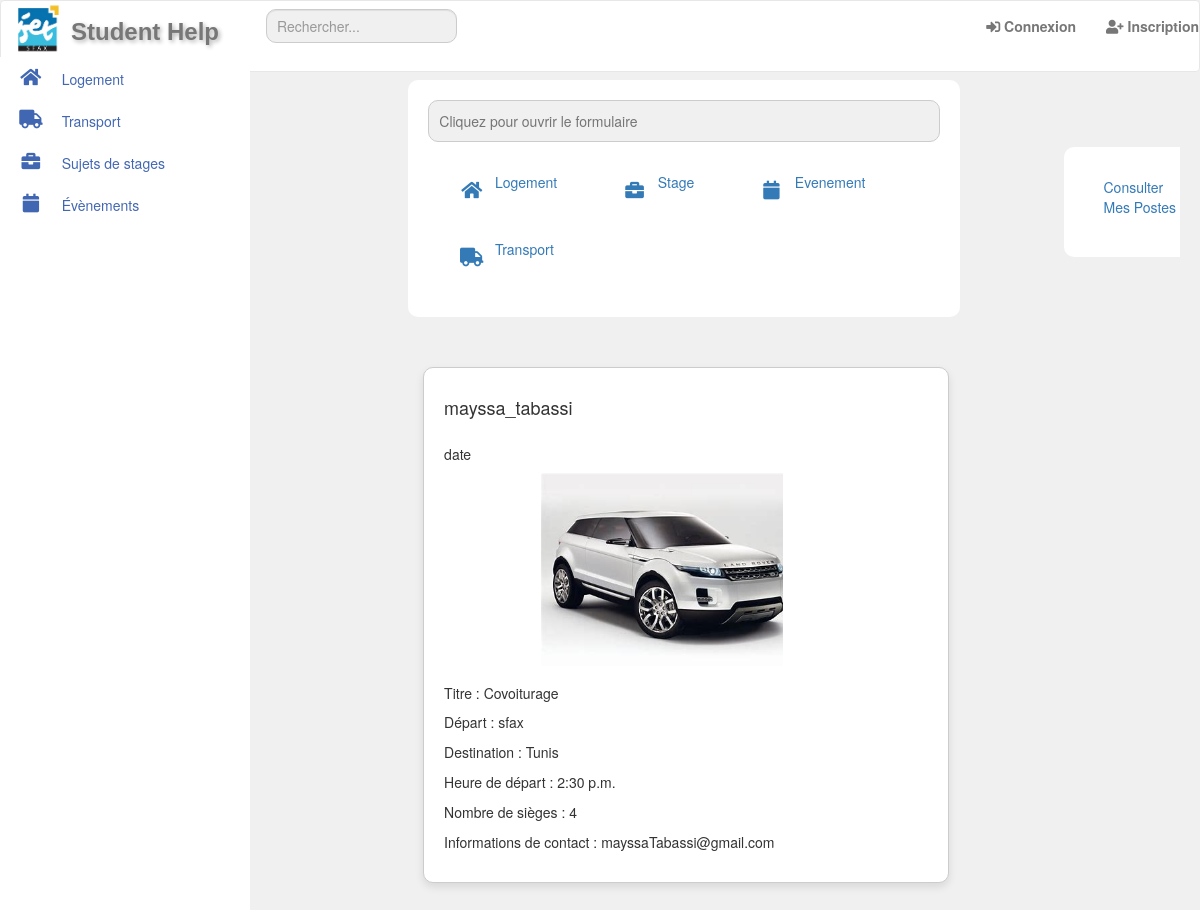
/transport/, run on the app's committed database.
### Student/models.py (models this page shows)
class Post(models.Model):
    OFFRE = 0
    DEMANDE = 1
    TYPE_CHOICES = [
        (OFFRE, 'Offre'),
        (DEMANDE, 'Demande'),
    ]
    Title = models.CharField(max_length=200)
    Type = models.IntegerField(choices=TYPE_CHOICES)
    Date = models.DateTimeField(default=timezone.now)
    Image = models.ImageField(upload_to='media', blank=True)
    author = models.ForeignKey(User, on_delete=models.CASCADE, null=True)
    def image_preview(self):
        if self.Image:
            return mark_safe('<img src="{}" width="150" height="150" />'.format(self.Image.url))
        else:
            return 'No Image'
    class Meta:
        abstract = True

class Transport(Post):
    Départ = models.CharField(max_length=200)
    Destination = models.CharField(max_length=200)
    Heure_dep = models.TimeField()
    Nbre_sièges = models.IntegerField()
    Contactinfo = models.CharField(max_length=200)

### Student/views.py (the view)
# urls.py: path('transport/', TransportListView.as_view(), name='transport-list'),
class TransportListView(ListView):
    model = Transport
    template_name = 'List/TransportList.html'

### templates/List/TransportList.html (shortened to what this page needs)
{% extends 'base.html' %}
{% block content %}
<div class="list">
    <div class="card">
        <input type="text" placeholder="Cliquez pour ouvrir le formulaire" onclick="window.location.href='{% url 'create-logement' %}'">
        <div class="buttons">
            <a class="button" href="{% url 'create-logement' %}">
                <span class="fa-stack fa-lg pull-left"><i class="fa fa-home fa-stack-1x"></i></span>
                Logement
            </a>
            <a class="button" href="{% url 'create-stage' %}">
                <span class="fa-stack fa-lg pull-left"><i class="fa fa-briefcase fa-stack-1x"></i></span>
                Stage
            </a>
            <div class="dropdown">
                <a class="button" href="#">
                    <span class="fa-stack fa-lg pull-left"><i class="fa fa-calendar fa-stack-1x"></i></span>
                    Evenement
                </a>
            </div>
            <a class="button" href="{% url 'create-transport' %}">
                <span class="fa-stack fa-lg pull-left"><i class="fa fa-truck fa-stack-1x "></i></span>
                Transport
            </a>
        </div>
    </div>
    <div class="card5" style="width: 18rem;">
        <div class="card-body">
          <a href="{% url 'mespost-view' %}" class="button">Consulter Mes Postes</a>
        </div>
      </div>
  <div class="container2">
      <ul class="post-list">
          {% for post in object_list %}
            <div class="card2" >
                <h4><p class="card-text">{{ post.author }}</p></h4>
                <h5>date</h5>
                {% if post.Image %}
                     {{ post.image_preview|safe }}
                {% else %}
                    <img src="media/anonyme1.png">
                {% endif %}
                <div class="card-body">
                    <div class="card-body">
                        <h5 class="card-title">Titre : {{ post.Title }}</h5>
                        <p class="card-text">Départ : {{ post.Départ }}</p>
                        <p class="card-text">Destination : {{ post.Destination }}</p>
                        <p class="card-text">Heure de départ : {{ post.Heure_dep }}</p>
                        <p class="card-text">Nombre de sièges : {{ post.Nbre_sièges }}</p>
                        <p class="card-text">Informations de contact : {{ post.Contactinfo }}</p>
                    </div>
                </div>
              </div>
          {% endfor %}
      </ul>
  </div>
</div>
{% endblock %}

### templates/navbar.html (style rules this page uses)
img { width: 55px; margin-left: 10px; margin-button: 5px; }

### templates/List/TransportList.html (style rules this page uses)
.card2 { width: 100%; padding: 20px; margin-bottom: 20px; border: 1px solid #ccc; border-radius: 5px; box-shadow: 0 0 10px rgba(0, 0, 0, 0.1); display: flex; flex-direction: column; }
.card2 { width: 100%; padding: 20px; margin-bottom: 20px; border: 1px solid #ccc; border-radius: 5px; box-shadow: 0 0 10px rgba(0, 0, 0, 0.1); }
.card2 img { width: 100%; height: auto; margin-bottom: 10px; }
.card5 { background-color: white; border-radius: 10px; padding: 20px; margin: 20px; width: calc(65% - 40px); margin-bottom: 20px; position: relative; left: 85%; bottom: 190px; }
.dropdown { position: relative; display: inline-block; }
.card2 { background-color: white; width: calc(65% - 40px); border: 1px solid #ccc; border-radius: 10px; padding: 20px; box-shadow: 0 4px 8px rgba(0, 0, 0, 0.1); margin-bottom: 40px; position: relative; left: 13%; bottom: 100px; }
.card2 img { max-width: 50%; height: auto; margin-left:20% }
input[type="text"] { width: 100%; background-color: #f0f0f0; padding: 10px; border: 1px solid #ccc; border-radius: 10px; margin-bottom: 20px; box-sizing: border-box; }
.button { background-color: white; padding: 10px 20px; text-align: left; text-decoration: none; display: inline-block; border-radius: 10px; margin-right: 10px; margin-bottom: 10px; }
.list { overflow: hidden; }
.card { background-color: white; border-radius: 10px; padding: 20px; margin: 20px; width: calc(65% - 40px); margin-bottom: 20px; position: relative; left: 13%; margin-top: 60px; }

### data on the page
Transport: author "mayssa_tabassi", image_preview (picture), Title "Covoiturage", Départ "sfax", Destination "Tunis", Heure_dep "2:30 p.m.", Nbre_sièges "4", Contactinfo "mayssaTabassi@gmail.com"
